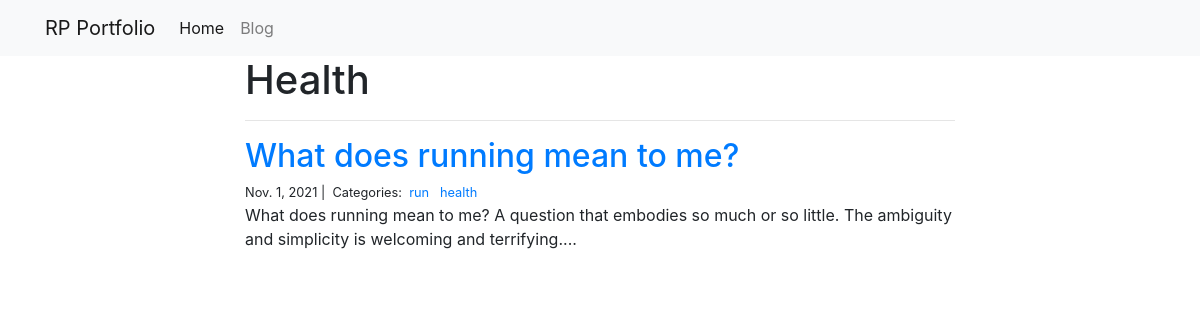
/blog/health/, run on the app's committed database.
### blog/models.py (models this page shows)
class Category(models.Model):
    name = models.CharField(max_length=20)

class Post(models.Model):
    title = models.CharField(max_length=255)
    body = models.TextField()
    created_on = models.DateTimeField(auto_now_add=True)
    last_modified = models.DateTimeField(auto_now=True)
    categories = models.ManyToManyField('Category', related_name='posts')

### blog/views.py (the view)
# urls.py: path("<category>/", views.blog_category, name="blog_category"),
def blog_category(request, category):
    posts = Post.objects.filter(categories__name__contains=category).order_by(
        "-created_on"
    )
    context = {"category": category, "posts": posts}
    return render(request, "blog_category.html", context)

### blog/templates/blog_category.html
{% extends "base.html" %}
{% block page_content %}
<div class="col-md-8 offset-md-2">
    <h1>{{ category | title }}</h1>
    <hr>
    {% for post in posts %}
        <h2><a href="{% url 'blog_detail' post.pk%}">{{ post.title }}</a></h2>
        <small>
            {{ post.created_on.date }} |&nbsp;
            Categories:&nbsp;
            {% for category in post.categories.all %}
            <a href="{% url 'blog_category' category.name %}">
                {{ category.name }}
            </a>&nbsp;
            {% endfor %}
        </small>
        <p>{{ post.body | slice:":400" }}...</p>
    {% endfor %}
</div>
{% endblock %}

### data on the page
Category: name "Health", name "health"
Post: title "What does running mean to me?", created_on "Nov. 1, 2021", body "What does running mean to me? A question that embodies so much or so little. The ambiguity and simplicity is welcoming and terrifying."
Category: name "run"
